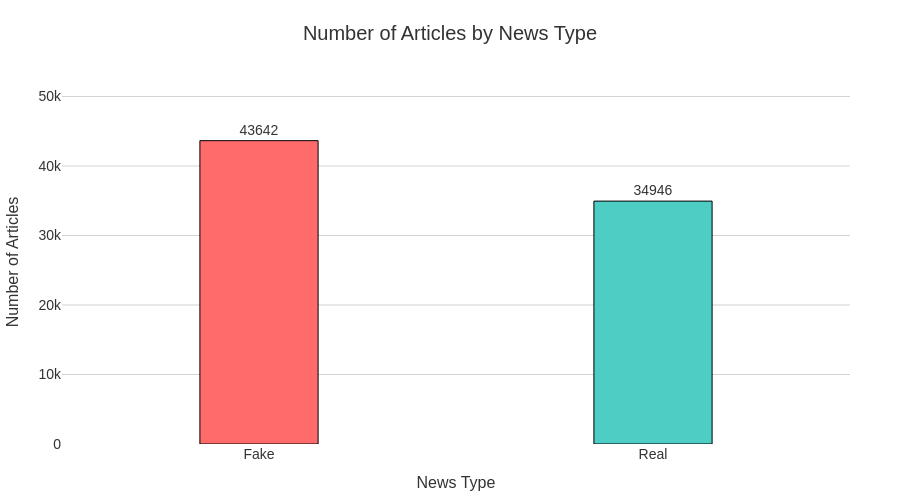

The cell this chart's notebook holds for it:
### Code cell
# Count the number of articles by label
article_count = df['label'].value_counts().reset_index()
article_count.columns = ['label', 'count']

# Map labels 0, 1 to Fake, Real
article_count['label'] = article_count['label'].map({0: 'Fake', 1: 'Real'})

print("Number of articles by label:")
print(article_count)

# Create a bar chart 
fig = go.Figure()

fig.add_trace(go.Bar(
    x=article_count['label'],
    y=article_count['count'],
    marker_color=['#FF6B6B', '#4ECDC4'],  
    text=article_count['count'], 
    textposition='outside',
    texttemplate='%{text:.0f}',  
    width=0.3,  
    marker_line=dict(color='#000000', width=1)  
))

fig.update_layout(
    title=dict(
        text='Number of Articles by News Type',
        font=dict(size=20, color='#333333'),
        x=0.5,
        xanchor='center'
    ),
    xaxis_title='News Type',
    yaxis_title='Number of Articles',
    font=dict(family='Arial', size=14, color='#333333'),
    plot_bgcolor='white',
    paper_bgcolor='white',
    xaxis=dict(
        showgrid=False,
        title_font=dict(size=16),
        tickfont=dict(size=14)
    ),
    yaxis=dict(
        showgrid=True,
        gridcolor='lightgrey',
        gridwidth=1,
        title_font=dict(size=16),
        tickfont=dict(size=14),
        range=[0, max(article_count['count']) * 1.2] 
    ),
    bargap=0.05,  
    showlegend=False,
    margin=dict(l=50, r=50, t=80, b=50),
    height=500
)

fig.show()

### Figure 1 — Plotly figure (JSON) as saved in the notebook; plotly's stock layout.template omitted (floating-point values rounded to 4 significant figures)
{"data": [{"marker": {"color": ["#FF6B6B", "#4ECDC4"], "line": {"color": "#000000", "width": 1}}, "text": [43642, 34946], "textposition": "outside", "texttemplate": "%{text:.0f}", "type": "bar", "width": 0.3, "x": ["Fake", "Real"], "y": [43642, 34946]}], "layout": {"bargap": 0.05, "font": {"color": "#333333", "family": "Arial", "size": 14}, "height": 500, "margin": {"b": 50, "l": 50, "r": 50, "t": 80}, "paper_bgcolor": "white", "plot_bgcolor": "white", "showlegend": false, "title": {"font": {"color": "#333333", "size": 20}, "text": "Number of Articles by News Type", "x": 0.5, "xanchor": "center"}, "xaxis": {"showgrid": false, "tickfont": {"size": 14}, "title": {"font": {"size": 16}, "text": "News Type"}}, "yaxis": {"gridcolor": "lightgrey", "gridwidth": 1, "range": [0, 52370.0], "showgrid": true, "tickfont": {"size": 14}, "title": {"font": {"size": 16}, "text": "Number of Articles"}}}}
